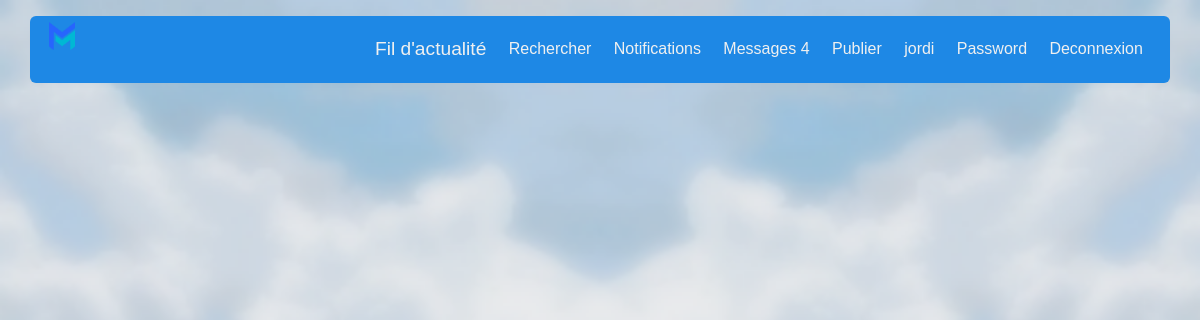
/notifications/ (signed in), run on an earlier commit of the app's database.
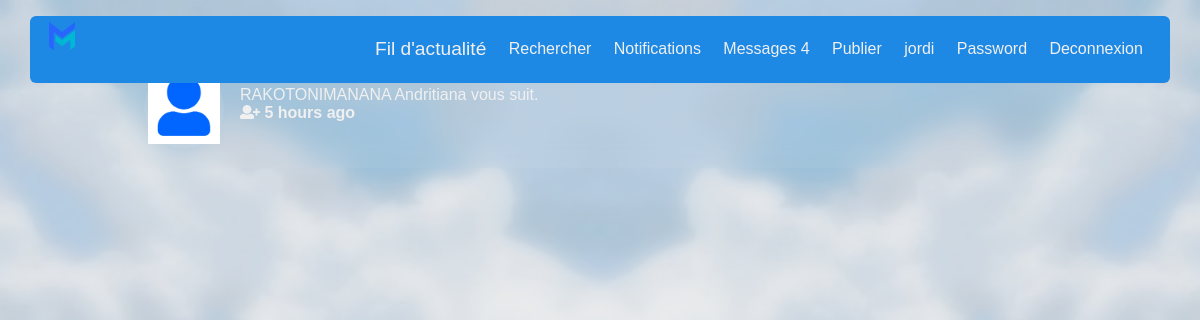
And on a later commit of the database.
### notifications/models.py (models this page shows)
class Notification(models.Model):
	NOTIFICATION_TYPES = ((1,'Like'),(2,'Comment'), (3,'Follow'))
	post = models.ForeignKey('post.Post', on_delete=models.CASCADE, related_name="noti_post", blank=True, null=True)
	sender = models.ForeignKey(User, on_delete=models.CASCADE, related_name="noti_from_user")
	user = models.ForeignKey(User, on_delete=models.CASCADE, related_name="noti_to_user")
	notification_type = models.IntegerField(choices=NOTIFICATION_TYPES)
	text_preview = models.CharField(max_length=90, blank=True)
	date = models.DateTimeField(auto_now_add=True)
	is_seen = models.BooleanField(default=False)

### authy/models.py (models this page shows, shortened)
class Profile(models.Model):
	user = models.OneToOneField(User, on_delete=models.CASCADE, related_name='profile')
	first_name = models.CharField(max_length=50, null=True, blank=True)
	last_name = models.CharField(max_length=50, null=True, blank=True)
	location = models.CharField(max_length=50, null=True, blank=True)
	url = models.CharField(max_length=80, null=True, blank=True)
	profile_info = models.TextField(max_length=150, null=True, blank=True)
	created = models.DateField(auto_now_add=True)
	favorites = models.ManyToManyField(Post, null=True, blank=True)
	picture = models.ImageField(upload_to=user_directory_path, blank=True, null=True, verbose_name='Picture')

### notifications/views.py (the view)
# urls.py: path('', ShowNOtifications, name='show-notifications'),
def ShowNOtifications(request):
	user = request.user
	notifications = Notification.objects.filter(user=user).order_by('-date')
	Notification.objects.filter(user=user, is_seen=False).update(is_seen=True)
	template = loader.get_template('notifications.html')
	context = {
		'notifications': notifications,
	}
	return HttpResponse(template.render(context, request))

### direct/views.py (called while the page is built)
def checkDirects(request):
	directs_count = 0
	if request.user.is_authenticated:
		directs_count = Message.objects.filter(user=request.user, is_read=False).count()
	return {'directs_count':directs_count}

### notifications/views.py (called while the page is built)
def CountNotifications(request):
	count_notifications = 0
	if request.user.is_authenticated:
		count_notifications = Notification.objects.filter(user=request.user, is_seen=False).count()
	return {'count_notifications':count_notifications}

### mex/templates/notifications.html (shortened to what this page needs)
{% extends 'base.html' %}
{% load static %}
{% load humanize %}
{% block content %}
<div class="columns is-mobile is-centered">
  <div class="column is-half">
    {% for notification in notifications %}
    {% if notification.notification_type == 3 %}
    <div class="notification">
      <article class="media">
        <figure class="media-left">
          <p class="image is-80x80">
            {% if notification.sender.profile.picture %}
            <img class="is-rounded" src="{{ notification.sender.profile.picture.url }}" alt="Placeholder image">
            {% else %}
            <img src="{% static 'img/no_picture.png'%}" alt="Placeholder image">
            {% endif %}
          </p>
        </figure>
        <div class="media-content">
          <div class="content">
            <strong>{{ notification.sender.username }}</strong>
            <br>
            <p>{{ notification.sender.profile.first_name }} {{ notification.sender.profile.last_name }} vous suit.</p>
            <p><i class="fas fa-user-plus"></i>  <b>{{ notification.date|naturaltime}}</b></p>
          </div>
        </div>
      </article>
    </div>
    {% endif %}
    {% endfor %}
  </div>
</div>
{% endblock %}

### mex/templates/base.html (shortened to what this page needs)
{% load static %}
<!DOCTYPE html>
<html>
<head>
  <link rel="stylesheet" href="{% static 'css/fontawesome/css/fontawesome-all.css' %}">
  <link rel="stylesheet" href="{% static 'css/style.css' %}">
  <link rel="stylesheet" href="{% static 'css/owl.css' %}">
</head>
<body>
    <header class=" glass_view">
      <a href="{% url 'index' %}" class="small_logo"><img src="{%static 'img/colorLogo.png' %}" alt=""></a>
      <nav class="nav-list-item">
        <ul>
          <li><a id="actu" class="activeNav" href="{% url 'index' %}">Fil d'actualité</a></li>
          <li><a id="search" href="{% url 'usersearch' %}">Rechercher</a></li>
          <li><a id="notification" href="{% url 'show-notifications' %}">Notifications
            </a></li>
          <li><a id="message" href="{% url 'inbox' %}">Messages
              {% if directs_count %}
              <span class="badge">{{ directs_count }}</span>
              {% endif %}
            </a></li>
          <li><a id="publier" href="{% url 'newpost' %}">Publier</a></li>
          <li><a id="profile" href="{% url 'profile' request.user %}">{{ request.user }}</a></li>
          <li><a id="password" href="{% url 'change_password' %}">Password</a></li>
          <li><a id="logout" href="{% url 'logout' %}">Deconnexion</a></li>
        </ul>
      </nav>
    </header>
  <div class="base_extend">
    <br> <br>
      {% block content %}
      {% endblock %}
    </div>
</body>
</html>

### mex/static/css/style.css (style rules this page uses)
:root { --borad: 15px; --boradsmall: 6px; --primaryColor: #1e88e5; --secondaryColor: #1565c0; --white: #f0f0f0; --red: #e53935; --grey: #bdbdbd; --transition: all 0.4s ease; --largeFont: 'Poppins', sans-serif; --smallFont: 'Poppins', sans-serif; --transition: all 0.3s ease; --error: #b71c1c; --deepgrey : #999; --midGrey: #555; --blackTxt: #333; }
* { margin: 0; padding: 0; transition: var(--transition); text-decoration: none; font-family: 'Poppins', sans-serif; font-family: var(--smallFont); }
body { background-attachment: fixed; animation: animatedBackground 100s linear infinite alternate; background-image: url(../img/blurCloud.png); background-size: cover; margin: 0; padding: 0; font-family: var(--smallFont); }
header div, header nav { display: inline; position: relative; right: 0; }
header { z-index: 100; width: 95%; position: fixed; left: 50%; transform: translateX(-50%); margin-top: 1rem; box-shadow: 0 0.2rem 0.4rem rgba(0, 0, 0, .01); border-radius: var(--boradsmall); }
.small_logo { padding: 0 1.2rem; height: 4rem; box-sizing: border-box; font-weight: 700; text-decoration: none; position: fixed; top: 50%; transform: translateY(-50%); }
header a img { width: 1.6rem; height: 1.8rem; }
.nav-list-item { float: right; }
.nav-list-item ul { margin-right: 1rem; align-items: center; display: flex; }
.nav-list-item ul li { list-style: none; }
.nav-list-item ul li a { display: block; font-weight: 500; margin: 0.8rem 0.1rem; padding: 0.6rem; text-decoration: none; color: var(--white); transition: var(--transition); }
.nav-list-item ul li a.activeNav, .nav-list-item ul li a:hover { font-size: larger; transition: var(--transition); }
@media (max-width : 1200px) { header { margin-top: 1rem; } }
.glass_view { background-color: var(--primaryColor); backdrop-filter: blur(10px); }
.columns { margin-left: 1; margin-right: 1; margin-top: 1; }
.columns.is-mobile { display: flex; }
.columns.is-mobile>.column.is-half { flex: none; width: 80%; }
.column { display: block; flex-basis: 0; flex-grow: 1; flex-shrink: 1; padding: 0.75rem; width:80vw; }
.notification { margin-bottom: 1rem; align-items: center; justify-content: center; background-color: rgba(255, 255, 255, 0.06); backdrop-filter: blur(10px); border-radius: 4px; position: relative; padding: 1.25rem 2.5rem 1.25rem 1.5rem; }
.media { align-items: flex-start; display: flex; text-align: inherit; }
.media-left { margin-right: 1rem; }
.media-content { flex-basis: auto; flex-grow: 1; flex-shrink: 1; text-align: inherit; }
.media-left, .media-right { flex-basis: auto; flex-grow: 0; flex-shrink: 0; }
.image { background-color: rgba(255, 255, 255, 0.06); backdrop-filter: blur(10px); border-radius: 50%; display: block; position: relative; display: flex; justify-content: center; align-items: center; }
.image img { height: 90%; width: 90%; display: block; }
.image.is-80x80 { height: 80px; width: 80px; }
.columns.is-centered { justify-content: center; }
.notification .media .media-content .content strong, .notification .media .media-content .content p, .notification .media .media-content .content p i, .notification .media .media-content .content strong small { color: var(--white); }

What changed in the data, as far as the page shows it:
added Notification: notification_type 3 (drawn), sender.profile.first_name "RAKOTONIMANANA", sender.profile.last_name "Andritiana", date "5 hours ago"
